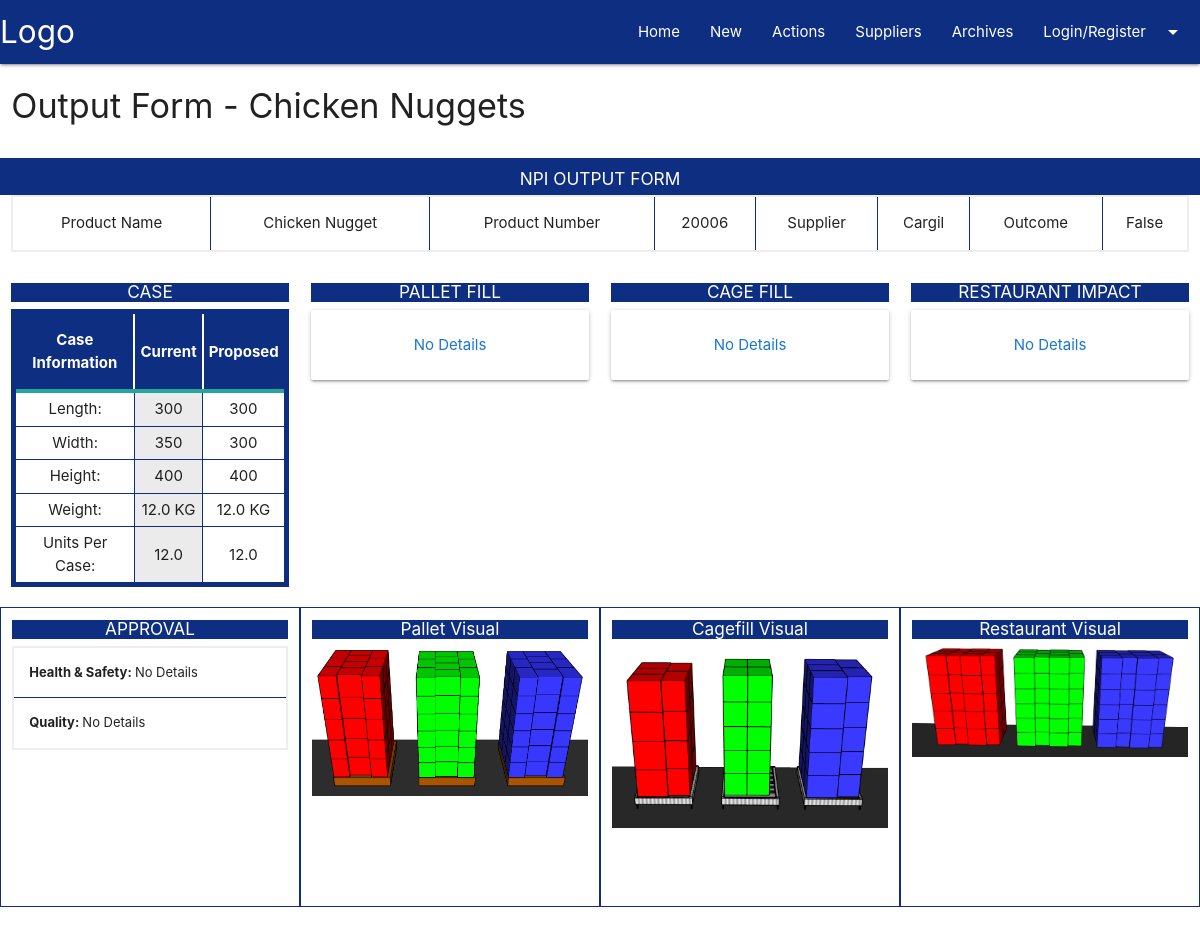
The app's page /outputform/1 with its own data.
### tracker/models.py (models this page shows)
class Posts(db.Model):
    id = db.Column(db.Integer, primary_key=True)
    title = db.Column(db.String(80), nullable=False)
    date_posted = db.Column(
        db.DateTime,
        nullable=False,
        default=datetime.utcnow
    )
    user_id = db.Column(db.Integer, db.ForeignKey('user.id'))
    content = db.Column(db.Text, nullable=True)
    supplier_id = db.Column(db.Integer, db.ForeignKey('suppliers.id'),
        nullable=False)
    contact_name = db.Column(db.String(50))
    new_product = db.Column(db.Boolean, default=False)
    product_number = db.Column(db.Integer)
    product_name = db.Column(db.String(80), nullable=False)
    product_type = db.Column(db.String(50), nullable=False)
    product_length = db.Column(db.Integer)
    product_width = db.Column(db.Integer)
    product_height =db.Column(db.Integer)
    product_weight = db.Column(db.Float)
    case_orientation = db.Column(db.Boolean, default=False)
    units_per_case = db.Column(db.Float)
    inners_per_case = db.Column(db.Float)
    ex_product_length = db.Column(db.Integer)
    ex_product_width = db.Column(db.Integer)
    ex_product_height =db.Column(db.Integer)
    ex_product_weight = db.Column(db.Float)
    ex_case_orientation = db.Column(db.Boolean, default=False)
    ex_units_per_case = db.Column(db.Float)
    ex_inners_per_case = db.Column(db.Float)
    healthandsafety = db.Column(db.Integer, default=0)
    quality = db.Column(db.Integer, default=0)
    cagefill = db.Column(db.Integer, default=0)
    restaurantimpact = db.Column(db.Integer, default=0)
    status = db.Column(db.String(20), nullable=True)
    complete = db.Column(db.Boolean, default=False)
    actions = db.relationship(
        'Actions',
        foreign_keys='Actions.posts_id',
        backref='action_post',
        lazy=True
    )

class Suppliers(db.Model):
    id = db.Column(db.Integer, primary_key=True)
    supplier_name = db.Column(db.String(80), nullable=False)
    display = db.Column(db.Boolean, default=True)
    suppliers = db.relationship(
        'Posts',
        foreign_keys='Posts.supplier_id',
        backref='supplier',
        lazy=True
    )

### tracker/routes/main.py (the view)
@main.route('/outputform/<int:post_id>', methods=['GET', 'POST'])
def output_form(post_id):
    post = Posts.query.get_or_404(post_id)
    health_and_safety = Actions.query.filter(Actions.stage == 1,
            Actions.posts_id
            == post_id).order_by(Actions.created_on.desc()).first()
    quality = Actions.query.filter(Actions.stage == 2, Actions.posts_id
                                   == post_id).order_by(Actions.created_on.desc()).first()
    cagefill = Actions.query.filter(Actions.stage == 3,
                                    Actions.posts_id
                                    == post_id).order_by(Actions.created_on.desc()).first()
    restaurant_impact = Actions.query.filter(Actions.stage == 4,
            Actions.posts_id
            == post_id).order_by(Actions.created_on.desc()).first()
    context = {
        'post': post,
        'health_and_safety': health_and_safety,
        'quality': quality,
        'cagefill': cagefill,
        'restaurant_impact': restaurant_impact,
        }
    return render_template('output_form.html', **context)

### tracker/templates/output_form.html (shortened to what this page needs)
{% extends 'base.html' %}
{% block content %}
<div class="container-fluid">
    <div class="row">
        <div class="col s12">
            <h4>Output Form - {{ post.title }}</h4>
        </div>
    </div>
</div>
<div class="container-fluid">
    <div class="row">
        <div class="col hide-on-med-and-down l12 branded-blue">
            <h6 class="center text-white">NPI OUTPUT FORM</h6>
        </div>
        <div class="col hide-on-med-and-down l12">
            <table class="centered branded-table">
                <tbody>
                    <tr>
                        <td>Product Name</td>
                        <td>{{ post.product_name }}</td>
                        <td>Product Number</td>
                        <td>{{ post.product_number }}</td>
                        <td>Supplier</td>
                        <td>{{ post.supplier.supplier_name }}</td>
                        <td>Outcome</td>
                        <td>{{ post.complete }}</td>
                    </tr>
                </tbody>
            </table>
        </div>
    </div>
    <div class="row">
        <div class="col hide-on-med-and-down l3">
            <h6 class="center branded-blue text-white">CASE</h6>
            <table class="centered branded-product-table output-form highlight">
                <thead>
                    <tr>
                        <th>Case Information</th>
                        <th>Current</th>
                        <th>Proposed</th>
                    </tr>
                </thead>
                <tbody>
                    <tr>
                        <td>Length:</td>
                        <td>{{ post.ex_product_length }}</td>
                        <td>{{ post.product_length }}</td>
                    </tr>
                        <td>Width:</td>
                        <td>{{ post.ex_product_width }}</td>
                        <td>{{ post.product_width }}</td>
                    <tr>
                        <td>Height:</td>
                        <td>{{ post.ex_product_height }}</td>
                        <td>{{ post.product_height }}</td>
                    </tr>
                    <tr>
                        <td>Weight:</td>
                        <td>{{ post.ex_product_weight }} KG</td>
                        <td>{{ post.product_weight }} KG</td>
                    </tr>
                    <tr>
                        <td>Units Per Case:</td>
                        <td>{{ post.ex_units_per_case }}</td>
                        <td>{{ post.units_per_case }}</td>
                    </tr>
                </tbody>
            </table>
        </div>
         <div class="col hide-on-med-and-down l3">
            <h6 class="center branded-blue text-white">PALLET FILL</h6>
            {% if not quality.case_per_layer %}
            <div class="card-panel center">
                <span class="blue-text text-darken-2">No Details</span>
            </div>
            {% endif %}
        </div>
        <div class="col hide-on-med-and-down l3">
            <h6 class="center branded-blue text-white">CAGE FILL</h6>
            {% if not cagefill.case_per_layer %}
            <div class="card-panel center">
                <span class="blue-text text-darken-2">No Details</span>
            </div>
            {% endif %}
        </div>
        <div class="col hide-on-med-and-down l3">
            <h6 class="center branded-blue text-white">RESTAURANT IMPACT</h6>
            {% if not restaurant_impact.case_per_layer %}
            <div class="card-panel center">
                <span class="blue-text text-darken-2">No Details</span>
            </div>
            {% endif %}
        </div>
    </div>
    <div class="row">
        <div class="col hide-on-med-and-down l3 output-approval border-branded-blue">
            <h6 class="center branded-blue text-white">APPROVAL</h6>
            <table class="branded-table approval highlight">
                <tbody>
                    <tr>
                        {% if not health_and_safety.feedback or health_and_safety.feedback == None %}
                            <td colspan="2">
                                <p><b>Health & Safety: </b>No Details</p>
                            </td>
                        {% endif %}
                    </tr>
                    <tr>
                        {% if not quality.feedback or quality.feedback == None %}
                            <td colspan="2">
                                <p><b>Quality: </b>No Details</p>
                            </td>
                        {% endif %}
                    </tr>
                </tbody>
            </table>
        </div>
        <div class="col hide-on-med-and-down l3 center output-image border-branded-blue">
            <h6 class="center branded-blue text-white">Pallet Visual</h6>
            {% if not quality.image or quality.image == "" %}
            <img class="responsive-img" src="{{ url_for('static', filename='testing/sample2.png') }}" alt="{{ url_for('static', filename='testing/sample2.png') }}">
            {% else%}
            <img class="responsive-img" src="{{ url_for('static', filename=quality.image) }}" alt="{{ url_for('static', filename=quality.image) }}">
            {% endif %}
        </div>
        <div class="col hide-on-med-and-down l3 center output-image border-branded-blue">
            <h6 class="center branded-blue text-white">Cagefill Visual</h6>
            {% if not cagefill.image or cagefill.image == "" %}
            <img class="responsive-img" src="{{ url_for('static', filename='testing/sample3.png') }}" alt="{{ url_for('static', filename='testing/sample3.png') }}">
            {% else%}
            <img class="responsive-img" src="{{ url_for('static', filename=cagefill.image) }}" alt="{{ url_for('static', filename=cagefill.image) }}">
            {% endif %}
        </div>
        <div class="col hide-on-med-and-down l3 center output-image border-branded-blue">
            <h6 class="center branded-blue text-white">Restaurant Visual</h6>
            {% if not restaurant_impact.image or restaurant_impact.image == "" %}
            <img class="responsive-img" src="{{ url_for('static', filename='testing/sample4.png') }}" alt="{{ url_for('static', filename='testing/sample4.png') }}">
            {% else%}
            <img class="responsive-img" src="{{ url_for('static', filename=restaurant_impact.image) }}" alt="{{ url_for('static', filename=restaurant_impact.image) }}">
            {% endif %}
        </div>
    </div>
</div>
{% endblock content %}

### tracker/static/css/main.css (style rules this page uses)
.branded-blue { background-color: #0d2e81; }
.text-white { color: #fff; }
.border-branded-blue { border: solid #0d2e81 1px; }
table.branded-table { border: 2px solid #EEEEEE; text-align: center; border-collapse: collapse; }
table.branded-product-table td, table.branded-product-table th, table.branded-table td, table.branded-table th { border: 1px solid #0D2E81; }
table.branded-product-table thead, table.branded-table thead { background: #0D2E81; border-bottom: 4px solid #26A699; }
table.branded-product-table thead th, table.branded-table thead th { font-weight: bold; color: #FFFFFF; text-align: center; border-left: 2px solid #FFFFFF; }
table.branded-product-table thead th:first-child, table.branded-table thead th:first-child { border-left: none; }
table.branded-product-table { border: 5px solid #0D2E81; text-align: center; border-collapse: collapse; }
table.branded-product-table td:nth-child(even) { background: #EBEBEB; }
.output-form tr td { padding: 5px; }
.output-approval { height: 300px !important; }
.output-approval table tr td, .output-approval table tr td p { margin: 5px; padding: 5px; font-size: small; }
.output-image { height: 300px !important; }
.output-image img { max-height: 240px; }

### records on screen
Posts: title "Chicken Nuggets", product_name "Chicken Nugget", product_number "20006", complete "False", ex_product_length "300", product_length "300", ex_product_width "350", product_width "300", ex_product_height "400", product_height "400", ex_product_weight "12.0", product_weight "12.0", ex_units_per_case "12.0", units_per_case "12.0"
Suppliers: supplier.supplier_name "Cargil"
